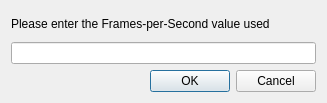
<?xml version="1.0" encoding="UTF-8"?>
<ui version="4.0">
 <class>FPS</class>
 <widget class="QDialog" name="FPS">
  <property name="geometry">
   <rect>
    <x>0</x>
    <y>0</y>
    <width>327</width>
    <height>103</height>
   </rect>
  </property>
  <property name="windowTitle">
   <string>Dialog</string>
  </property>
  <layout class="QHBoxLayout" name="horizontalLayout">
   <item>
    <layout class="QVBoxLayout" name="verticalLayout">
     <item>
      <widget class="QLabel" name="label">
       <property name="text">
        <string>Please enter the Frames-per-Second value used</string>
       </property>
      </widget>
     </item>
     <item>
      <widget class="QLineEdit" name="lineEdit"/>
     </item>
     <item>
      <widget class="QDialogButtonBox" name="buttonBox">
       <property name="orientation">
        <enum>Qt::Horizontal</enum>
       </property>
       <property name="standardButtons">
        <set>QDialogButtonBox::Cancel|QDialogButtonBox::Ok</set>
       </property>
      </widget>
     </item>
    </layout>
   </item>
  </layout>
 </widget>
 <resources/>
 <connections>
  <connection>
   <sender>buttonBox</sender>
   <signal>accepted()</signal>
   <receiver>FPS</receiver>
   <slot>accept()</slot>
   <hints>
    <hint type="sourcelabel">
     <x>228</x>
     <y>80</y>
    </hint>
    <hint type="destinationlabel">
     <x>157</x>
     <y>102</y>
    </hint>
   </hints>
  </connection>
  <connection>
   <sender>buttonBox</sender>
   <signal>rejected()</signal>
   <receiver>FPS</receiver>
   <slot>reject()</slot>
   <hints>
    <hint type="sourcelabel">
     <x>296</x>
     <y>86</y>
    </hint>
    <hint type="destinationlabel">
     <x>286</x>
     <y>102</y>
    </hint>
   </hints>
  </connection>
  <connection>
   <sender>lineEdit</sender>
   <signal>returnPressed()</signal>
   <receiver>FPS</receiver>
   <slot>accept()</slot>
   <hints>
    <hint type="sourcelabel">
     <x>124</x>
     <y>46</y>
    </hint>
    <hint type="destinationlabel">
     <x>214</x>
     <y>-6</y>
    </hint>
   </hints>
  </connection>
 </connections>
</ui>
